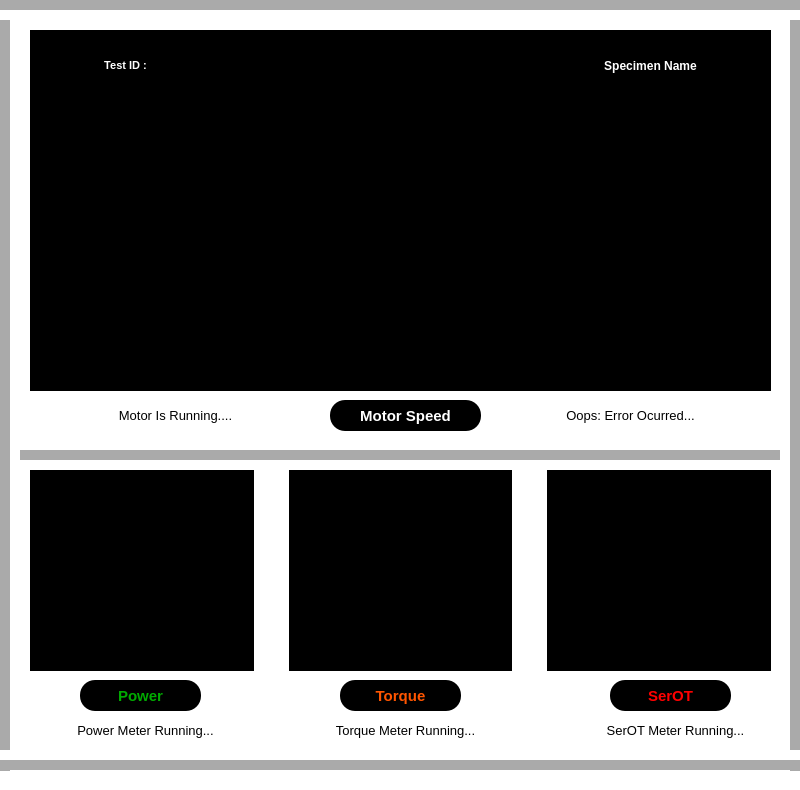
     <widget class="QWidget" name="widget_2" native="true">
      <property name="minimumSize">
       <size>
        <width>800</width>
        <height>0</height>
       </size>
      </property>
      <property name="maximumSize">
       <size>
        <width>800</width>
        <height>16777215</height>
       </size>
      </property>
      <property name="styleSheet">
       <string notr="true">background-color: rgb(225, 225, 225);
background-color: rgb(255, 255, 255);</string>
      </property>
      <widget class="AnalogGaugeWidget" name="widget_4" native="true">
       <property name="geometry">
        <rect>
         <x>30</x>
         <y>30</y>
         <width>741</width>
         <height>361</height>
        </rect>
       </property>
       <property name="styleSheet">
        <string notr="true">background-color: rgb(0, 0, 0);</string>
       </property>
       <widget class="QLabel" name="label_35">
        <property name="geometry">
         <rect>
          <x>20</x>
          <y>20</y>
          <width>151</width>
          <height>31</height>
         </rect>
        </property>
        <property name="font">
         <font>
          <family>Arial</family>
          <pointsize>8</pointsize>
          <weight>75</weight>
          <italic>false</italic>
          <bold>true</bold>
         </font>
        </property>
        <property name="cursor">
         <cursorShape>WhatsThisCursor</cursorShape>
        </property>
        <property name="styleSheet">
         <string notr="true"> border:None; border-radius: 15px; 
background-color: rgb(0, 0, 0);
color: rgb(255, 255, 255);</string>
        </property>
        <property name="text">
         <string>Test ID :</string>
        </property>
        <property name="alignment">
         <set>Qt::AlignCenter</set>
        </property>
       </widget>
       <widget class="QLabel" name="label_37">
        <property name="geometry">
         <rect>
          <x>520</x>
          <y>20</y>
          <width>201</width>
          <height>31</height>
         </rect>
        </property>
        <property name="font">
         <font>
          <family>Arial</family>
          <pointsize>9</pointsize>
          <weight>75</weight>
          <italic>false</italic>
          <bold>true</bold>
         </font>
        </property>
        <property name="cursor">
         <cursorShape>WhatsThisCursor</cursorShape>
        </property>
        <property name="styleSheet">
         <string notr="true"> border:None; border-radius: 15px; 
background-color: rgb(0, 0, 0);
color: rgb(255, 255, 255);</string>
        </property>
        <property name="text">
         <string>Specimen Name</string>
        </property>
        <property name="alignment">
         <set>Qt::AlignCenter</set>
        </property>
       </widget>
       <zorder>label_37</zorder>
       <zorder>label_35</zorder>
      </widget>
      <widget class="Line" name="line_6">
       <property name="geometry">
        <rect>
         <x>0</x>
         <y>-10</y>
         <width>20</width>
         <height>781</height>
        </rect>
       </property>
       <property name="frameShadow">
        <enum>QFrame::Sunken</enum>
       </property>
       <property name="lineWidth">
        <number>10</number>
       </property>
       <property name="midLineWidth">
        <number>0</number>
       </property>
       <property name="orientation">
        <enum>Qt::Vertical</enum>
       </property>
      </widget>
      <widget class="Line" name="line_7">
       <property name="geometry">
        <rect>
         <x>780</x>
         <y>-10</y>
         <width>21</width>
         <height>781</height>
        </rect>
       </property>
       <property name="frameShadow">
        <enum>QFrame::Raised</enum>
       </property>
       <property name="lineWidth">
        <number>10</number>
       </property>
       <property name="orientation">
        <enum>Qt::Vertical</enum>
       </property>
      </widget>
      <widget class="Line" name="line_8">
       <property name="geometry">
        <rect>
         <x>-30</x>
         <y>0</y>
         <width>851</width>
         <height>20</height>
        </rect>
       </property>
       <property name="frameShadow">
        <enum>QFrame::Sunken</enum>
       </property>
       <property name="lineWidth">
        <number>10</number>
       </property>
       <property name="orientation">
        <enum>Qt::Horizontal</enum>
       </property>
      </widget>
      <widget class="Line" name="line_9">
       <property name="geometry">
        <rect>
         <x>-40</x>
         <y>750</y>
         <width>851</width>
         <height>20</height>
        </rect>
       </property>
       <property name="frameShadow">
        <enum>QFrame::Raised</enum>
       </property>
       <property name="lineWidth">
        <number>10</number>
       </property>
       <property name="orientation">
        <enum>Qt::Horizontal</enum>
       </property>
      </widget>
      <widget class="Line" name="line_10">
       <property name="geometry">
        <rect>
         <x>-20</x>
         <y>440</y>
         <width>851</width>
         <height>20</height>
        </rect>
       </property>
       <property name="frameShadow">
        <enum>QFrame::Raised</enum>
       </property>
       <property name="lineWidth">
        <number>10</number>
       </property>
       <property name="orientation">
        <enum>Qt::Horizontal</enum>
       </property>
      </widget>
      <widget class="QWidget" name="layoutWidget">
       <property name="geometry">
        <rect>
         <x>20</x>
         <y>460</y>
         <width>761</width>
         <height>221</height>
        </rect>
       </property>
       <layout class="QHBoxLayout" name="horizontalLayout">
        <property name="spacing">
         <number>35</number>
        </property>
        <property name="leftMargin">
         <number>10</number>
        </property>
        <property name="topMargin">
         <number>10</number>
        </property>
        <property name="rightMargin">
         <number>10</number>
        </property>
        <property name="bottomMargin">
         <number>10</number>
        </property>
        <item>
         <widget class="AnalogGaugeWidget" name="widget_5" native="true">
          <property name="styleSheet">
           <string notr="true">background-color: rgb(0, 0, 0);</string>
          </property>
         </widget>
        </item>
        <item>
         <widget class="AnalogGaugeWidget" name="widget_6" native="true">
          <property name="styleSheet">
           <string notr="true">background-color: rgb(0, 0, 0);</string>
          </property>
         </widget>
        </item>
        <item>
         <widget class="AnalogGaugeWidget" name="widget_8" native="true">
          <property name="styleSheet">
           <string notr="true">background-color: rgb(0, 0, 0);</string>
          </property>
         </widget>
        </item>
       </layout>
      </widget>
      <widget class="QLabel" name="label_23">
       <property name="geometry">
        <rect>
         <x>330</x>
         <y>400</y>
         <width>151</width>
         <height>31</height>
        </rect>
       </property>
       <property name="font">
        <font>
         <family>Arial</family>
         <pointsize>11</pointsize>
         <weight>75</weight>
         <italic>false</italic>
         <bold>true</bold>
        </font>
       </property>
       <property name="cursor">
        <cursorShape>WhatsThisCursor</cursorShape>
       </property>
       <property name="styleSheet">
        <string notr="true"> border:None; border-radius: 15px; 
background-color: rgb(0, 0, 0);
color: rgb(255, 255, 255);</string>
       </property>
       <property name="text">
        <string>Motor Speed</string>
       </property>
       <property name="alignment">
        <set>Qt::AlignCenter</set>
       </property>
      </widget>
      <widget class="QLabel" name="label_24">
       <property name="geometry">
        <rect>
         <x>80</x>
         <y>680</y>
         <width>121</width>
         <height>31</height>
        </rect>
       </property>
       <property name="font">
        <font>
         <family>Arial</family>
         <pointsize>11</pointsize>
         <weight>75</weight>
         <italic>false</italic>
         <bold>true</bold>
        </font>
       </property>
       <property name="cursor">
        <cursorShape>WhatsThisCursor</cursorShape>
       </property>
       <property name="styleSheet">
        <string notr="true"> border:None; border-radius: 15px; 
background-color: rgb(0, 0, 0);
color: rgb(0, 170, 0);</string>
       </property>
       <property name="text">
        <string>Power</string>
       </property>
       <property name="alignment">
        <set>Qt::AlignCenter</set>
       </property>
      </widget>
      <widget class="QLabel" name="label_25">
       <property name="geometry">
        <rect>
         <x>340</x>
         <y>680</y>
         <width>121</width>
         <height>31</height>
        </rect>
       </property>
       <property name="font">
        <font>
         <family>Arial</family>
         <pointsize>11</pointsize>
         <weight>75</weight>
         <italic>false</italic>
         <bold>true</bold>
        </font>
       </property>
       <property name="cursor">
        <cursorShape>WhatsThisCursor</cursorShape>
       </property>
       <property name="styleSheet">
        <string notr="true"> border:None; border-radius: 15px; 
background-color: rgb(0, 0, 0);
color: rgb(255, 85, 0);</string>
       </property>
       <property name="text">
        <string>Torque</string>
       </property>
       <property name="alignment">
        <set>Qt::AlignCenter</set>
       </property>
      </widget>
      <widget class="QLabel" name="label_26">
       <property name="geometry">
        <rect>
         <x>610</x>
         <y>680</y>
         <width>121</width>
         <height>31</height>
        </rect>
       </property>
       <property name="font">
        <font>
         <family>Arial</family>
         <pointsize>11</pointsize>
         <weight>75</weight>
         <italic>false</italic>
         <bold>true</bold>
        </font>
       </property>
       <property name="cursor">
        <cursorShape>WhatsThisCursor</cursorShape>
       </property>
       <property name="styleSheet">
        <string notr="true"> border:None; border-radius: 15px; 
background-color: rgb(0, 0, 0);
color: rgb(255, 0, 0);</string>
       </property>
       <property name="text">
        <string>SerOT</string>
       </property>
       <property name="alignment">
        <set>Qt::AlignCenter</set>
       </property>
      </widget>
      <widget class="QLabel" name="label_27">
       <property name="geometry">
        <rect>
         <x>30</x>
         <y>400</y>
         <width>291</width>
         <height>31</height>
        </rect>
       </property>
       <property name="font">
        <font>
         <family>Arial</family>
         <pointsize>10</pointsize>
         <weight>50</weight>
         <italic>false</italic>
         <bold>false</bold>
        </font>
       </property>
       <property name="cursor">
        <cursorShape>WhatsThisCursor</cursorShape>
       </property>
       <property name="styleSheet">
        <string notr="true">
color: rgb(0, 0, 0);</string>
       </property>
       <property name="text">
        <string>Motor Is Running....</string>
       </property>
       <property name="alignment">
        <set>Qt::AlignCenter</set>
       </property>
      </widget>
      <widget class="QLabel" name="label_28">
       <property name="geometry">
        <rect>
         <x>490</x>
         <y>400</y>
         <width>281</width>
         <height>31</height>
        </rect>
       </property>
       <property name="font">
        <font>
         <family>Arial</family>
         <pointsize>10</pointsize>
         <weight>50</weight>
         <italic>false</italic>
         <bold>false</bold>
        </font>
       </property>
       <property name="cursor">
        <cursorShape>WhatsThisCursor</cursorShape>
       </property>
       <property name="styleSheet">
        <string notr="true">color: rgb(0, 0, 0);</string>
       </property>
       <property name="text">
        <string>Oops: Error Ocurred...</string>
       </property>
       <property name="alignment">
        <set>Qt::AlignCenter</set>
       </property>
      </widget>
      <widget class="QLabel" name="label_29">
       <property name="geometry">
        <rect>
         <x>50</x>
         <y>720</y>
         <width>191</width>
         <height>21</height>
        </rect>
       </property>
       <property name="font">
        <font>
         <family>Arial</family>
         <pointsize>10</pointsize>
         <weight>50</weight>
         <italic>false</italic>
         <bold>false</bold>
        </font>
       </property>
       <property name="cursor">
        <cursorShape>WhatsThisCursor</cursorShape>
       </property>
       <property name="styleSheet">
        <string notr="true">color: rgb(0, 0, 0);</string>
       </property>
       <property name="text">
        <string>Power Meter Running...</string>
       </property>
       <property name="alignment">
        <set>Qt::AlignCenter</set>
       </property>
      </widget>
      <widget class="QLabel" name="label_36">
       <property name="geometry">
        <rect>
         <x>310</x>
         <y>720</y>
         <width>191</width>
         <height>21</height>
        </rect>
       </property>
       <property name="font">
        <font>
         <family>Arial</family>
         <pointsize>10</pointsize>
         <weight>50</weight>
         <italic>false</italic>
         <bold>false</bold>
        </font>
       </property>
       <property name="cursor">
        <cursorShape>WhatsThisCursor</cursorShape>
       </property>
       <property name="styleSheet">
        <string notr="true">color: rgb(0, 0, 0);</string>
       </property>
       <property name="text">
        <string>Torque Meter Running...</string>
       </property>
       <property name="alignment">
        <set>Qt::AlignCenter</set>
       </property>
      </widget>
      <widget class="QLabel" name="label_59">
       <property name="geometry">
        <rect>
         <x>580</x>
         <y>720</y>
         <width>191</width>
         <height>21</height>
        </rect>
       </property>
       <property name="font">
        <font>
         <family>Arial</family>
         <pointsize>10</pointsize>
         <weight>50</weight>
         <italic>false</italic>
         <bold>false</bold>
        </font>
       </property>
       <property name="cursor">
        <cursorShape>WhatsThisCursor</cursorShape>
       </property>
       <property name="styleSheet">
        <string notr="true">color: rgb(0, 0, 0);</string>
       </property>
       <property name="text">
        <string>SerOT Meter Running...</string>
       </property>
       <property name="alignment">
        <set>Qt::AlignCenter</set>
       </property>
      </widget>
      <zorder>line_10</zorder>
      <zorder>widget_4</zorder>
      <zorder>layoutWidget</zorder>
      <zorder>line_6</zorder>
      <zorder>line_7</zorder>
      <zorder>line_8</zorder>
      <zorder>line_9</zorder>
      <zorder>label_23</zorder>
      <zorder>label_24</zorder>
      <zorder>label_25</zorder>
      <zorder>label_26</zorder>
      <zorder>label_27</zorder>
      <zorder>label_28</zorder>
      <zorder>label_29</zorder>
      <zorder>label_36</zorder>
      <zorder>label_59</zorder>
     </widget>
